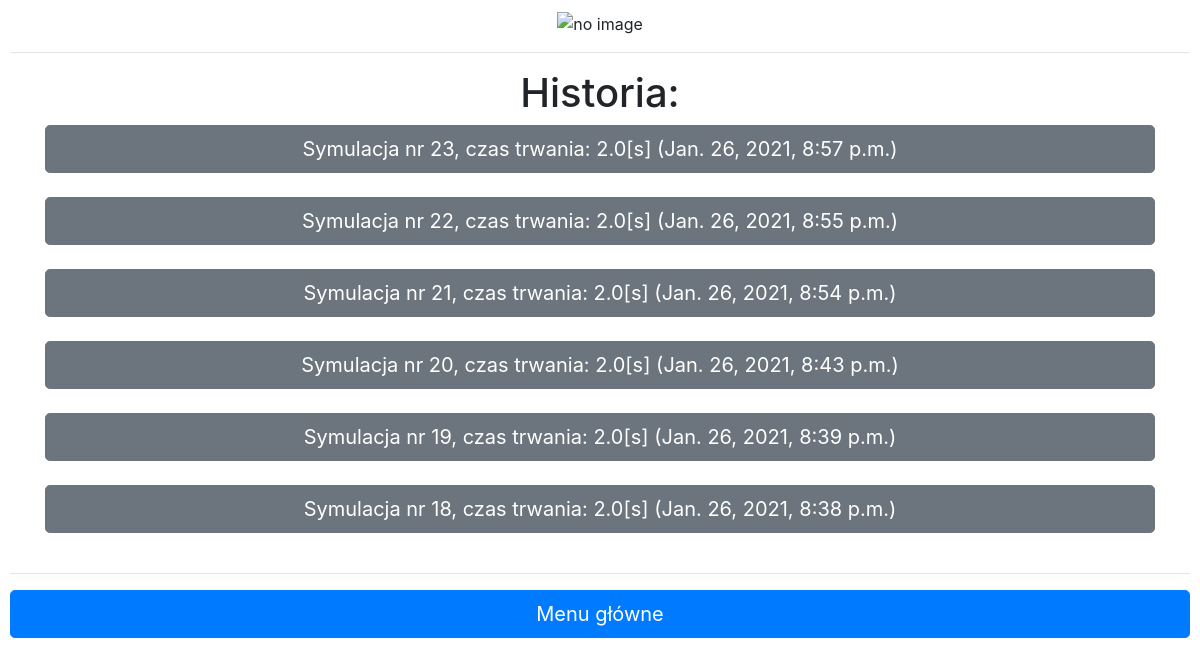
Page /history/ on the earlier database version.
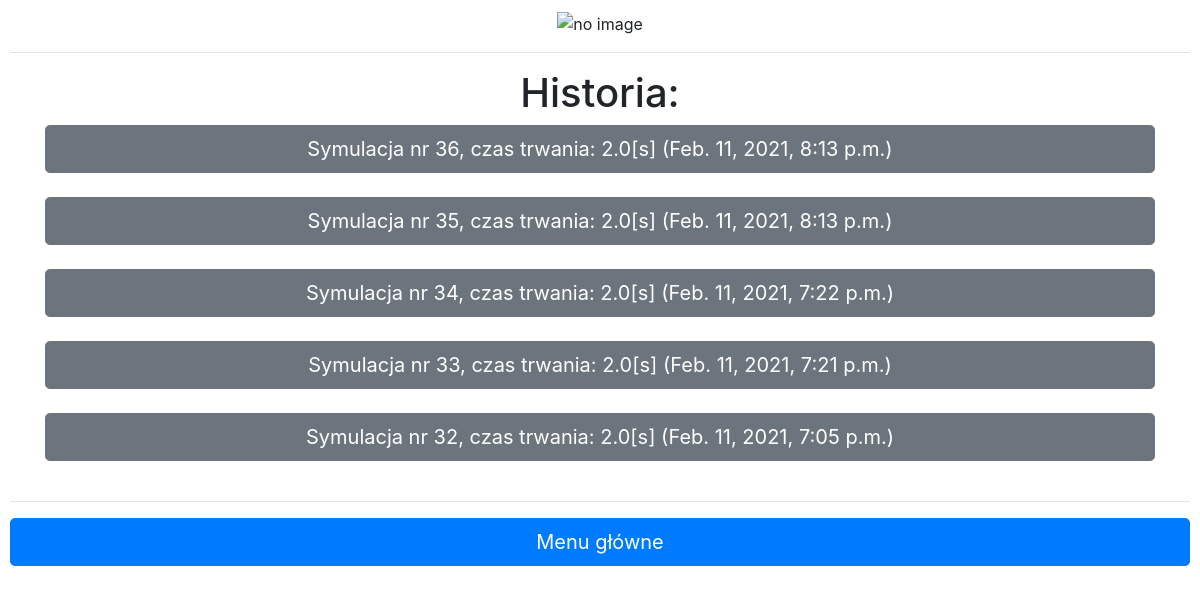
Same page on the later database version.
### charts/models.py (models this page shows)
class PID_db(models.Model):
    sim_time = models.DateTimeField(auto_now=True, auto_now_add=False) # data symulacji
    id = models.AutoField(primary_key=True)
    Tau = models.BinaryField() # Wektor momentow sterujacych [Mn]
    Q_prim = models.BinaryField() # wektor predkosci katowych [rad]
    Kat = models.BinaryField() # wektor pozycji katowych [deg]
    E = models.BinaryField() # wektor bledu polozenia [deg]
    t = models.FloatField(default=1) # czas trwania symulacji [s]
    n = models.IntegerField(default=1) # liczba iteracji

### charts/views.py (the view)
# urls.py: url(r'^history/$', views.history, name="history"),
def history(request):
    hist = PID_db.objects.all().order_by('-id')
    return render(request, "history.html", {
        "hist":hist,
    })

### templates/history.html
{% extends "base/layout.html" %}
{% block body %}
<h1 align="center"> Historia: </h1>
<div>
    {% for record in hist %}
        <div class="container">
            <a href="{% url 'chart' id=record.id %}" type="button" class="btn btn-secondary btn-lg btn-block">
            Symulacja nr {{record.id}}, czas trwania: {{record.t}}[s] ({{record.sim_time}})</a>
            <br>
        </div>
    {%endfor%}
</div>
{% endblock %}

### templates/base/layout.html (shortened to what this page needs)
{% load static %}
<!DOCTYPE html>
<html lang="en">
    <head>
        <link rel="stylesheet" href="https://stackpath.bootstrapcdn.com/bootstrap/4.4.1/css/bootstrap.min.css">
        <link href="{% static 'project/styles.css' %}" rel="stylesheet">
    </head>
    <body>
        <p style="text-align:center;"> <img src='http://www.mordzon.net/blog/wp-content/uploads/2013/10/wa.png' alt="no image"></p>
        <hr>
        {% block body %}
        {% endblock %}
        <hr>
        <a href="{% url 'index' %}" type="button" class="btn btn-primary btn-lg btn-block">Menu główne</a>
    </body>
</html>

### static/project/styles.css (style rules this page uses)
body { padding: 10px; }

Differences in the rows shown:
removed PID_db: id "23", t "2.0", sim_time "Jan. 26, 2021, 8:57 p.m."
removed PID_db: id "22", t "2.0", sim_time "Jan. 26, 2021, 8:55 p.m."
removed PID_db: id "21", t "2.0", sim_time "Jan. 26, 2021, 8:54 p.m."
removed PID_db: id "20", t "2.0", sim_time "Jan. 26, 2021, 8:43 p.m."
removed PID_db: id "19", t "2.0", sim_time "Jan. 26, 2021, 8:39 p.m."
removed PID_db: id "18", t "2.0", sim_time "Jan. 26, 2021, 8:38 p.m."
added PID_db: id "36", t "2.0", sim_time "Feb. 11, 2021, 8:13 p.m."
added PID_db: id "35", t "2.0", sim_time "Feb. 11, 2021, 8:13 p.m."
added PID_db: id "34", t "2.0", sim_time "Feb. 11, 2021, 7:22 p.m."
added PID_db: id "33", t "2.0", sim_time "Feb. 11, 2021, 7:21 p.m."
added PID_db: id "32", t "2.0", sim_time "Feb. 11, 2021, 7:05 p.m."
